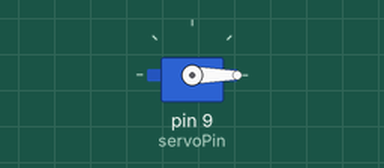
Bench run of a sketch on a simulated Arduino Uno, built with avr-gcc and run on an emulated ATmega328P. Parts: servo.

Above: at 0.05 s.
At 10.0 s:
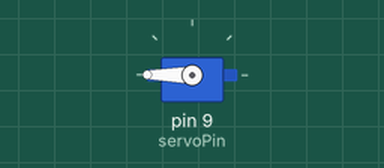
Timing chart, 0 to 13.0 s (numbered marks = the images above):
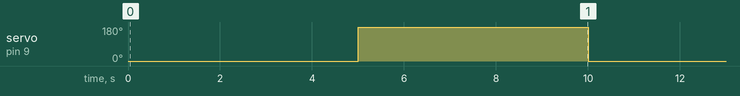

The sketch:

servo_test.ino
```cpp
#include <Servo.h>

Servo myServo;

// Define the servo pin
const int servoPin = 9;
// Define the angles
const int forwardAngle = 0;
const int backwardAngle = 180;
// Time to wait in milliseconds
const unsigned long interval = 5000;

void setup() {
  myServo.attach(servoPin);
  myServo.write(forwardAngle);
}

void loop() {
  myServo.write(forwardAngle);
  delay(interval);
  myServo.write(backwardAngle);
  delay(interval);
}
```

Measured:
- by itself, servo on pin 9 (servoPin): alternates 180° for 5.0 s and 0° for 5.0 s
